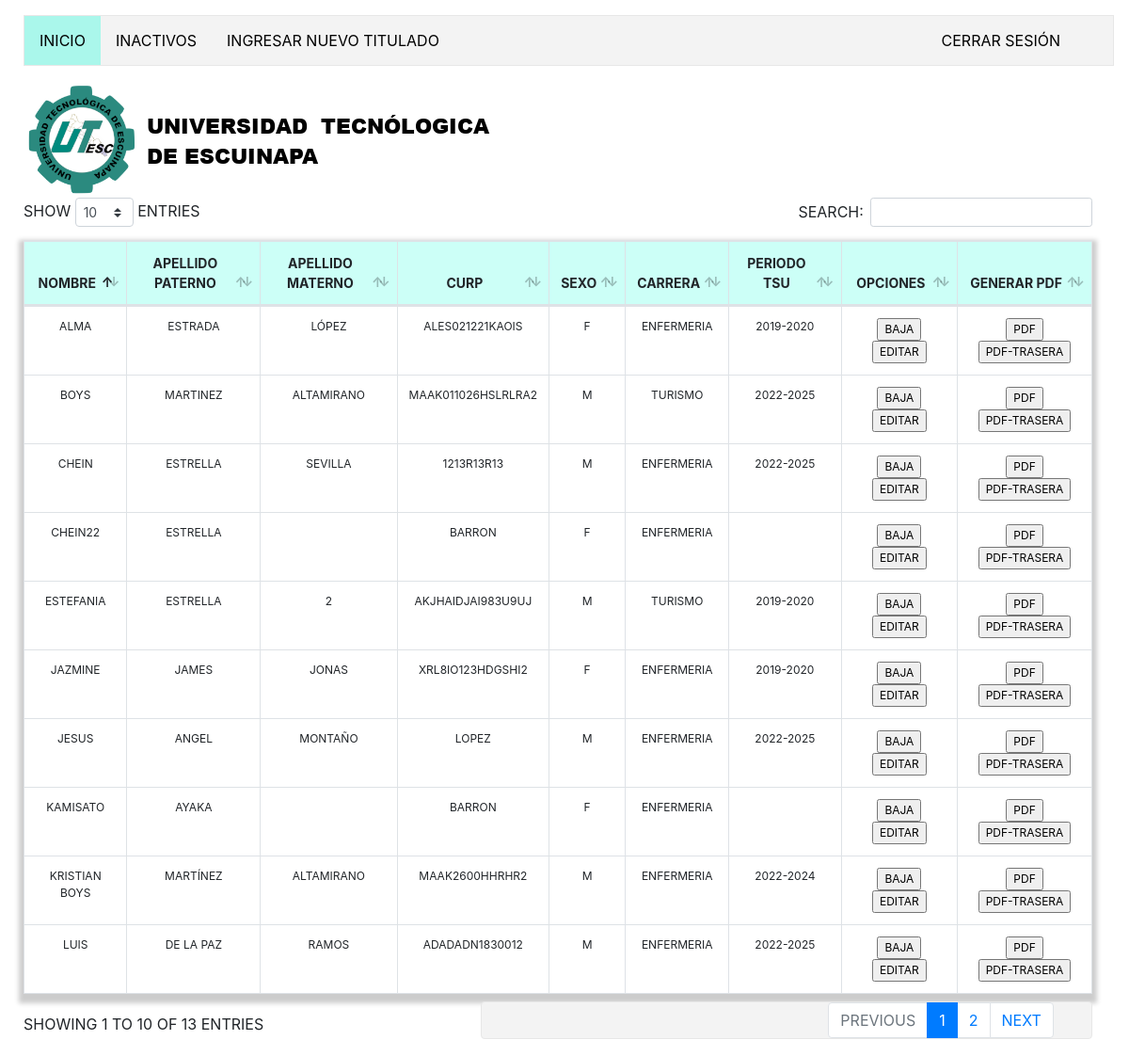
The page /pagina/titulos/index.php (signed in) on the database its author committed.
### tables this page shows
CREATE TABLE `titulado` (
  `pk_titulado` smallint(6) NOT NULL,
  `nombre` varchar(30) DEFAULT NULL,
  `ap` varchar(25) DEFAULT NULL,
  `am` varchar(25) DEFAULT NULL,
  `nacionalidad` varchar(30) DEFAULT NULL,
  `curp` varchar(22) DEFAULT NULL,
  `sexo` char(1) DEFAULT NULL,
  `periodo_bachillerato` varchar(10) DEFAULT NULL,
  `periodo_tsu` varchar(50) DEFAULT NULL,
  `periodo_licenciatura` varchar(50) DEFAULT NULL,
  `lic_inst` varchar(45) DEFAULT NULL,
  `fk_bachillerato` smallint(6) DEFAULT NULL,
  `fk_carrera` smallint(6) DEFAULT NULL,
  `fk_categoria` smallint(6) DEFAULT NULL,
  `estatus` smallint(6) DEFAULT NULL,
  `fk_estado` smallint(6) DEFAULT NULL,
  `folio2` int(6) NOT NULL,
  `libro2` int(11) NOT NULL,
  `foja2` int(11) NOT NULL
);

CREATE TABLE `carrera` (
  `pk_carrera` smallint(6) NOT NULL,
  `nombre_carrera` varchar(80) NOT NULL,
  `estatus` char(1) NOT NULL
);

### pagina/titulos/clases/clases_titulado.php (called while the page is built, shortened)
<?php
class Titulado{
	function __construct(){
		require_once("conexion.php");
		$this->conexion=new Conexion();
	}
	function mostrar(){
		$consulta="SELECT * FROM titulado t
		INNER JOIN bachillerato b
		ON b.pk_bachillerato=t.fk_bachillerato
		INNER JOIN carrera c
		ON c.pk_carrera=t.fk_carrera
		INNER JOIN estado es
		ON es.pk_estado=t.fk_estado
		where t.estatus=1";
		$resultado=$this->conexion->returnConsulta($consulta);
		return $resultado;
	}
}
?>

### pagina/titulos/clases/conexion.php (called while the page is built, shortened)
<?php
class Conexion extends mysqli {
	function returnConsulta($consulta){
		$datos=$this->query($consulta);
		return $datos;
	}
}
 ?>

### pagina/titulos/index.php (the view, shortened to what this page needs)
<?php
require_once("clases/clases_titulado.php");
$titulado=new Titulado();
$registros=$titulado->mostrar();
 ?>
 <!DOCTYPE html>
 <html>
 <head>
 	<link rel="stylesheet" type="text/css" href="css/css.css">
 	<link rel="stylesheet" type="text/css" href="bootstrap/bootstrap.css">
 	<link rel="stylesheet" type="text/css" href="bootstrap/dataTables.bootstrap4.min.css">
 </head>
 <body>
 	<div align="center">
		<ul>
  <li><a class="active" href="index.php">Inicio</a></li>
  <li><a href="index_lic.php">inactivos</a></li>
  <li ><a href="formulario_titulado.php">Ingresar Nuevo titulado</a></li>
  <li id="derecha"><a onclick="sesion()" > cerrar sesión</a></li>
		</ul>
	</div>
 <img src="css/logo1.png">
<div style="width:98%"   id="tabla">
<table id="example" class="table table-striped table-bordered" >
        <thead>
            <tr>
              <th>Nombre</th>
 				<th>Apellido Paterno</th>
 				<th>Apellido Materno</th>
 				<th>CURP</th>
 				<th>Sexo</th>
 				<th>Carrera</th>
 				<th>Periodo TSU</th>
 				<th>Opciones</th>
 				<th>Generar PDF</th>
            </tr>
        </thead>
        <tbody>
        	<?php
 					while($fila=mysqli_fetch_array($registros))
 					 {
 				?>
 					<tr>
 						<td><?=$fila["nombre"]?>
 						</td>
 						<td><?=$fila["ap"]?>
 						</td>
 						<td><?=$fila["am"]?>
 						</td>
 						<td><?=$fila["curp"]?>
 						</td>
 						<td><?=$fila["sexo"]?>
 						</td>
 						<td><?=$fila["nombre_carrera"]?>
 						</td>
 						<td><?=$fila["periodo_tsu"]?>
 						</td>
 						<td>
 							<a href="baja_titulado.php?pk_titulado=<?=$fila['pk_titulado']?>"><input onclick="() " type="submit" name="baja" value="Baja" ></a>
 							<a href="editar_titulado.php?pk_titulado=<?=$fila['pk_titulado']?>"><input type="submit" name="editar" value="Editar" ></a>
 						</td>
 						<td>
 							<a href="ver_pdf.php?pk_titulado=<?=$fila['pk_titulado']?>"><input type="submit" name="lic" value="PDF" ></a>
 							<a href="ver_pdf_trasera.php?pk_titulado=<?=$fila['pk_titulado']?>"><input type="submit" name="lic" value="PDF-trasera" ></a>
 						</td>
 					</tr>
 				<?php
 					}
 				 ?>
        </tbody>
    </table>
</div>
 </body>
 </html>

### pagina/titulos/css/css.css (style rules this page uses)
* { text-transform: uppercase; }
body { background-color: white; padding: 1rem; padding-left: 25px; }
.table { font-size: 11px ; text-align:center; background-color: white; width: 20px; box-shadow: 0 5px 5px 5px rgba(0, 0, 0, 0.2); }
tr { background:white; font-size: 12px; }
td { background-color: white; }
th { background-color: rgba(0,255,215,0.2); font-size: 14px; }
ul { list-style-type: none; margin: 0; padding: 0; overflow: hidden; border: 1px solid #e7e7e7; background-color: #f3f3f3; color: black; padding-right: 40px; }
li { float: left; color: black; }
li a { display: block; color: black; text-align: center; padding: 14px 16px; text-decoration: none; }
li a.active { color: black; background-color: rgba(0,255,215,0.3); }
#derecha { float: right; }

### rows shown on the page
titulado: nombre "KRISTIAN BOYS", ap "MARTÍNEZ", am "ALTAMIRANO", curp "MAAK2600HHRHR2", sexo "M", fk_carrera.nombre_carrera "ENFERMERIA", periodo_tsu "2022-2024"
titulado: nombre "LUIS", ap "DE LA PAZ", am "RAMOS", curp "ADADADN1830012", sexo "M", fk_carrera.nombre_carrera "ENFERMERIA", periodo_tsu "2022-2025"
titulado: nombre "JESUS", ap "ANGEL", am "MONTAÑO", curp "LOPEZ", sexo "M", fk_carrera.nombre_carrera "ENFERMERIA", periodo_tsu "2022-2025"
titulado: nombre "ALMA", ap "ESTRADA", am "LÓPEZ", curp "ALES021221KAOIS", sexo "F", fk_carrera.nombre_carrera "ENFERMERIA", periodo_tsu "2019-2020"
titulado: nombre "CHEIN", ap "ESTRELLA", am "SEVILLA", curp "1213R13R13", sexo "M", fk_carrera.nombre_carrera "ENFERMERIA", periodo_tsu "2022-2025"
titulado: nombre "CHEIN22", ap "ESTRELLA", curp "BARRON", sexo "F", fk_carrera.nombre_carrera "ENFERMERIA"
titulado: nombre "KAMISATO", ap "AYAKA", curp "BARRON", sexo "F", fk_carrera.nombre_carrera "ENFERMERIA"
titulado: nombre "ESTEFANIA", ap "ESTRELLA", am "2", curp "AKJHAIDJAI983U9UJ", sexo "M", fk_carrera.nombre_carrera "TURISMO", periodo_tsu "2019-2020"
titulado: nombre "BOYS", ap "MARTINEZ", am "ALTAMIRANO", curp "MAAK011026HSLRLRA2", sexo "M", fk_carrera.nombre_carrera "TURISMO", periodo_tsu "2022-2025"
titulado: nombre "JAZMINE", ap "JAMES", am "JONAS", curp "XRL8IO123HDGSHI2", sexo "F", fk_carrera.nombre_carrera "ENFERMERIA", periodo_tsu "2019-2020"
